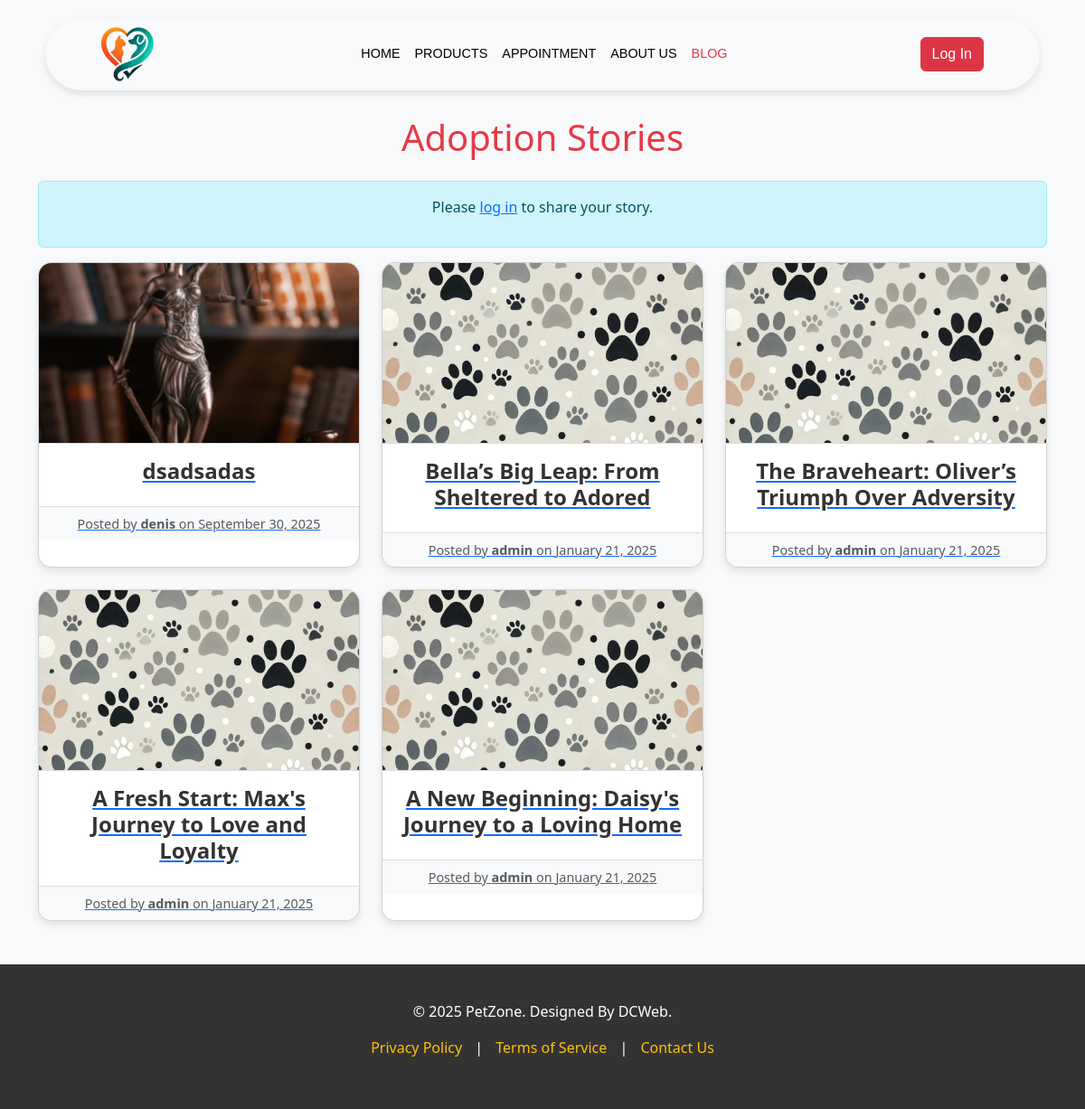
Screenshot of /blog/ with the database file from the repository.
### blog/models.py (models this page shows, shortened)
class BlogPost(models.Model):
    title = models.CharField(max_length=200)
    content = models.TextField()
    author = models.ForeignKey(User, on_delete=models.CASCADE)
    image = models.ImageField(upload_to='blog_images/', null=True, blank=True, default='images/no_image_available.png')
    created_at = models.DateTimeField(auto_now_add=True)
    updated_at = models.DateTimeField(auto_now=True)

### blog/views.py (the view)
# urls.py: path('', views.blog_list, name='blog_list'),
def blog_list(request):
    posts = BlogPost.objects.all().order_by('-created_at')
    return render(request, 'blog/blog_list.html', {'posts': posts})

### blog/templates/blog/blog_list.html (shortened to what this page needs)
{% extends "base.html" %} {% load static %}
{% block extra_css %}
<link rel="stylesheet" href="{% static 'blog/css/blog_list.css' %}" />
{% endblock %}
{% block body %}
<div class="container my-5">
  <h1 class="text-center mb-4" style="color: #e63946">Adoption Stories</h1>
  {% if user.is_authenticated %}
  <div class="text-center create-button">
    <a
      href="{% url 'blog_create' %}"
      class="btn btn-primary"
      style="background-color: #e63946"
      >Add Your Story</a
    >
  </div>
  {% else %}
  <div class="alert alert-info text-center">
    <p>Please <a href="{% url 'login' %}">log in</a> to share your story.</p>
  </div>
  {% endif %}
  <div class="row row-cols-1 row-cols-md-2 row-cols-lg-3 g-4">
    {% for post in posts %}
    <div class="col">
      <div class="card story-card h-100">
        <a href="{% url 'blog_detail' id=post.id %}">
          {% if post.image %}
          <img
            src="{{ post.image.url }}"
            class="card-img-top"
            alt="{{ post.title }}"
          />
          {% else %}
          <img
            src="{% static 'blog/images/no_image_available.png' %}"
            class="card-img-top"
            alt="No image available"
          />
          {% endif %}
        <div class="card-body">
          <h5 class="card-title text-center">{{ post.title }}</h5>
        </div>
        <div class="card-footer text-muted text-center">
          Posted by <strong>{{ post.author }}</strong> on {{ post.created_at|date:"F d, Y" }}
        </div>
        </a>
      </div>
    </div>
    {% endfor %}
  </div>
</div>
{% endblock %}

### blog/static/blog/css/blog_list.css (style rules this page uses)
body { background-color: #f8f9fa; }
.story-card { box-shadow: 0 4px 8px rgba(0, 0, 0, 0.1); border-radius: 15px; overflow: hidden; transition: transform 0.3s ease, box-shadow 0.3s ease; }
.story-card img { height: 200px; object-fit: cover; border-bottom: 1px solid #ddd; }
.story-card .card-body { text-align: left; }
.card-title { font-size: 1.5rem; font-weight: bold; color: #333; }
.card-footer { background-color: #f8f9fa; border-top: 1px solid #ddd; font-size: 0.9rem; }

### rows the page displays
BlogPost: image (picture), title "dsadsadas", author "denis", created_at "September 30, 2025"
BlogPost: image (picture), title "Bella’s Big Leap: From Sheltered to Adored", author "admin", created_at "January 21, 2025"
BlogPost: image (picture), title "The Braveheart: Oliver’s Triumph Over Adversity", author "admin", created_at "January 21, 2025"
BlogPost: image (picture), title "A Fresh Start: Max's Journey to Love and Loyalty", author "admin", created_at "January 21, 2025"
BlogPost: image (picture), title "A New Beginning: Daisy's Journey to a Loving Home", author "admin", created_at "January 21, 2025"
